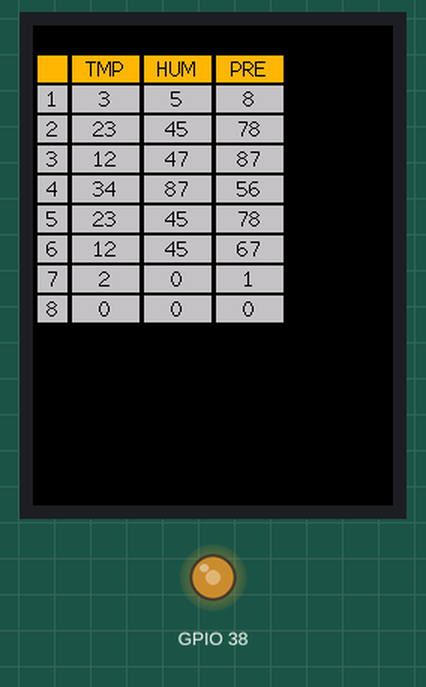
The sketch below on a simulated ESP32. Shown: 240×320 colour display, output pins drawn as LEDs (lit = HIGH).

Above: at 0.4 s.

The sketch:

Tutorial.ino
```cpp
#include <TFT_eSPI.h>
TFT_eSPI tft = TFT_eSPI();
TFT_eSprite sprite = TFT_eSprite(&tft);

int fromTop=40;
int width[4]={20,45,45,45};
int xpos[4]={3,26,74,122};
String lbl[4]={"","TMP","HUM","PRE"};

int data[8][3]={{3,5,8},
                {23,45,78},
                {12,47,87},
                {34,87,56},
                {23,45,78},
                {12,45,67},
                {2,0,1},
                {0,0,0}};

void setup() {
  tft.init();
  tft.fillScreen(TFT_BLACK);
  sprite.createSprite(170,320);

     //brightness
     ledcSetup(0, 10000, 8);
     ledcAttachPin(38, 0);
     ledcWrite(0, 140);
}

void draw()
  {
    sprite.fillSprite(TFT_BLACK);
    sprite.setTextDatum(4);
    sprite.setTextColor(TFT_BLACK,TFT_ORANGE);
    for(int i=0;i<4;i++)
    {
      sprite.fillRect(xpos[i],fromTop-20,width[i],18,TFT_ORANGE);
      sprite.drawString(lbl[i],xpos[i]+width[i]/2,fromTop-20+9,2);
    }


    sprite.setTextColor(TFT_BLACK,TFT_SILVER);


    for(int r=0;r<8;r++)
    {
      for(int c=0;c<4;c++)
      {
        sprite.fillRect(xpos[c],fromTop+(r*20),width[c],18,TFT_SILVER);
        if(c==0)
          {
            sprite.drawString(String(r+1),xpos[c]+10,fromTop+(r*20)+9,2);
          }
          else
          {
            sprite.drawString(String(data[r][c-1]),xpos[c]+22,fromTop+(r*20)+9,2);
          }
      }
    }

    sprite.pushSprite(0,0);
  }

void loop() {
  draw();
}
```
